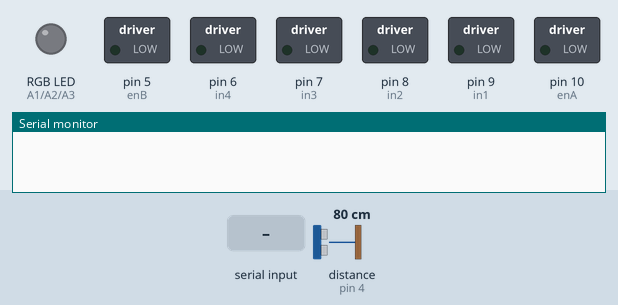
This sketch was run on a simulated Arduino Uno, built with avr-gcc and run on an emulated ATmega328P. Shown: switched loads named in the sketch (green lamp = pin HIGH), an RGB LED mixed from three pins (HIGH = lit), the last lines printed to the serial monitor. The test bench sets the inputs (shaded band); at power-on: distance to the obstacle (sensor on pin 4) 80 cm. The echo pulse lasts 58.3 µs per cm.

Above: at 1.2 s.
1.3 s: "recuar" received over Serial
At 2.4 s:
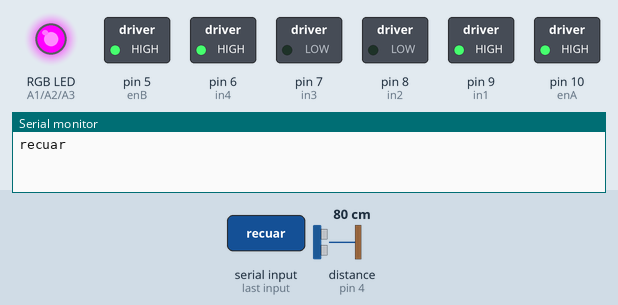
2.8 s: "direita" received over Serial
At 5.5 s:
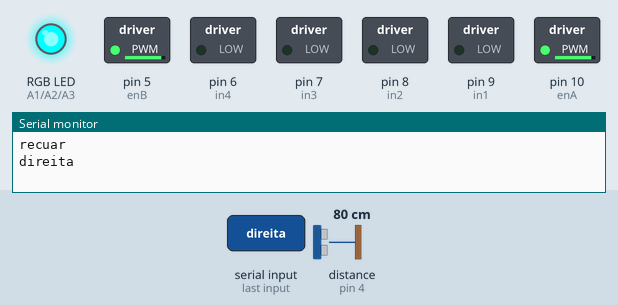
5.8 s: "esquerda" received over Serial
At 6.05 s:
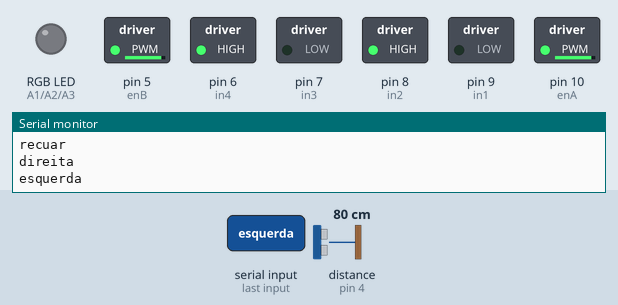
7.7 s: "recuar" received over Serial
At 8.6 s:
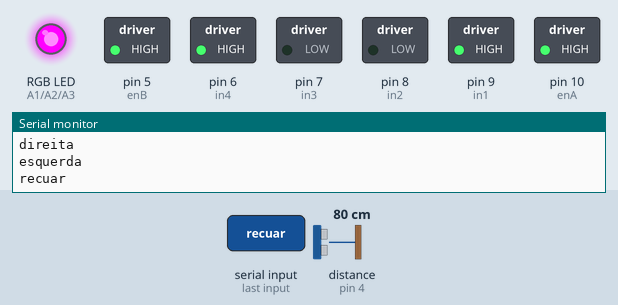
Timing chart, 0 to 12.2 s (numbered marks = the images above; inputs shaded):
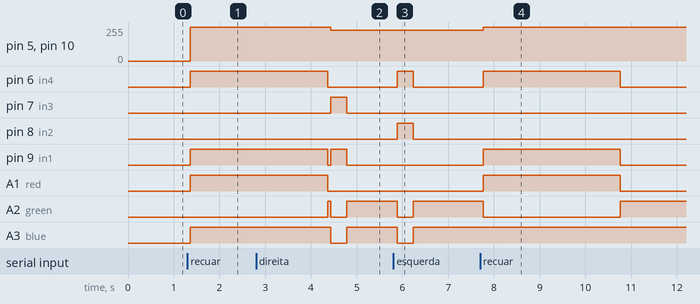

The sketch:

controlePorVoz03.ino
```cpp
#include <SoftwareSerial.h>

#include <TimerOne.h>

#include <Ultrasonic.h>

//Define os pinos para o trigger e echo
#define pino_trigger 2
#define pino_echo 4

//Inicializa o sensor nos pinos definidos acima
Ultrasonic ultrasonic(pino_trigger, pino_echo);

String command;
int incomingByte = 0;


int enA = 10;//robot's right motor
int in1 = 9;
int in2 = 8;

int enB = 5;//robot's left motor
int in3 = 7;
int in4 = 6;

int red = A1; //vermelho//define RGB LED pins
int green= A2; // verde
int blue = A3; //azul

void setup() {
  Serial.begin(9600);
  pinMode(enA, OUTPUT);
  pinMode(enB, OUTPUT);
  pinMode(in1, OUTPUT);
  pinMode(in2, OUTPUT);
  pinMode(in3, OUTPUT);
  pinMode(in4, OUTPUT);
  Timer1.initialize(250000);
  Timer1.attachInterrupt(INT_Timer1);
}

void INT_Timer1() {
  if(rangeSensor() <= 15.0) {
    stop();
  }
}

void loop() {
  //verde amarelo? RGB(0,0,255);
 // ?RGB(0,255,0);
 //branco  RGB(255,0,0);
  //branco RGB(0, 0, 0);
 //azul RGB(255, 255, 0);
  //verde RGB(255, 0, 255);
  // red RGB(0, 255, 255);

  bluetooth();

   if (command.length() > 0) {
    Serial.println(command);
    if (command == "avançar") {
      forward();
    }  else if (command == "recuar") {
      backward();
    } else if (command == "direita") {
      right();
    }else if(command == "esquerda") {
      left();
    }else if (command == "parar") {
      stop();
    }
    command = "";
  }

}

void bluetooth() {

  while (Serial.available()) {
    delay(10);
    char instruction = Serial.read();
    if (instruction == '#') {
      break;
    }
    command = command + instruction;
  }
}
float rangeSensor() {
  float cmMsec, inMsec;
  long microsec = ultrasonic.timing();
  cmMsec = ultrasonic.convert(microsec, Ultrasonic::CM);
  inMsec = ultrasonic.convert(microsec, Ultrasonic::IN);

  return cmMsec;
}


void stop() {
  RGB(0, 255, 255); //vermelho
  digitalWrite(in1, LOW);
  digitalWrite(in2, LOW);
  digitalWrite(in3, LOW);
  digitalWrite(in4, LOW);
}

void forward() {
    if(rangeSensor() >= 15.0) {
    RGB(255, 255, 0); //azul
    digitalWrite(in1, LOW);
    digitalWrite(in2, HIGH);

    analogWrite(enA, 255);//change speeds here 0-255

    digitalWrite(in3, HIGH);
    digitalWrite(in4, LOW);

    analogWrite(enB, 255);//change speeds here 0-255
  }
  delay(10);
}


void backward() {
  RGB(255, 0, 255); //verde
  digitalWrite(in1, HIGH);
  digitalWrite(in2, LOW);

  analogWrite(enA, 255);//change speeds here 0-255

  digitalWrite(in3, LOW);
  digitalWrite(in4, HIGH);

  analogWrite(enB, 255); //change speeds here 0-255

  delay(3000);
  stop();
}

void left() {
  RGB(0, 0, 0); //branco
  digitalWrite(in1, LOW);
  digitalWrite(in2, HIGH);

  analogWrite(enA, 230);//change speeds here 0-255

  digitalWrite(in3, LOW);
  digitalWrite(in4, HIGH);

  analogWrite(enB, 230);//change speeds here 0-255

  delay(350);
  stop();
}

void right() {
  RGB(0, 0, 0); //branco
  digitalWrite(in1, HIGH);
  digitalWrite(in2, LOW);

  analogWrite(enA, 230);//change speeds here 0-255

  digitalWrite(in3, HIGH);
  digitalWrite(in4, LOW);

  analogWrite(enB, 230);//change speeds here 0-255

  delay(350);
  stop();
}

void RGB(int R, int G, int B) {
  analogWrite(red, R);
  analogWrite(green, G);
  analogWrite(blue, B);
}
```

Measured:
- after the input at 1.3 s, pin 5 (enB), pin 10 (enA): 0/255 → 255/255 after 0.06 s; pin 6 (in4), pin 9 (in1), A1 (red), A3 (blue): LOW → HIGH after 0.06 s
- after the input at 2.8 s, pin 5 (enB), pin 10 (enA): 255/255 → 230/255 after 1.6 s; pin 7 (in3): LOW → HIGH after 1.6 s, → LOW 0.35 s later; A3 (blue): HIGH → LOW after 1.6 s, → HIGH 0.35 s later
- after the input at 5.8 s, pin 6 (in4), pin 8 (in2): LOW → HIGH after 0.08 s, → LOW 0.35 s later; A2 (green), A3 (blue): HIGH → LOW after 0.08 s, → HIGH 0.35 s later
- after the input at 7.7 s, pin 5 (enB), pin 10 (enA): 230/255 → 255/255 after 0.07 s; pin 6 (in4), pin 9 (in1), A1 (red): LOW → HIGH after 0.07 s, → LOW 3.0 s later; A2 (green): HIGH → LOW after 0.07 s, → HIGH 3.0 s later
